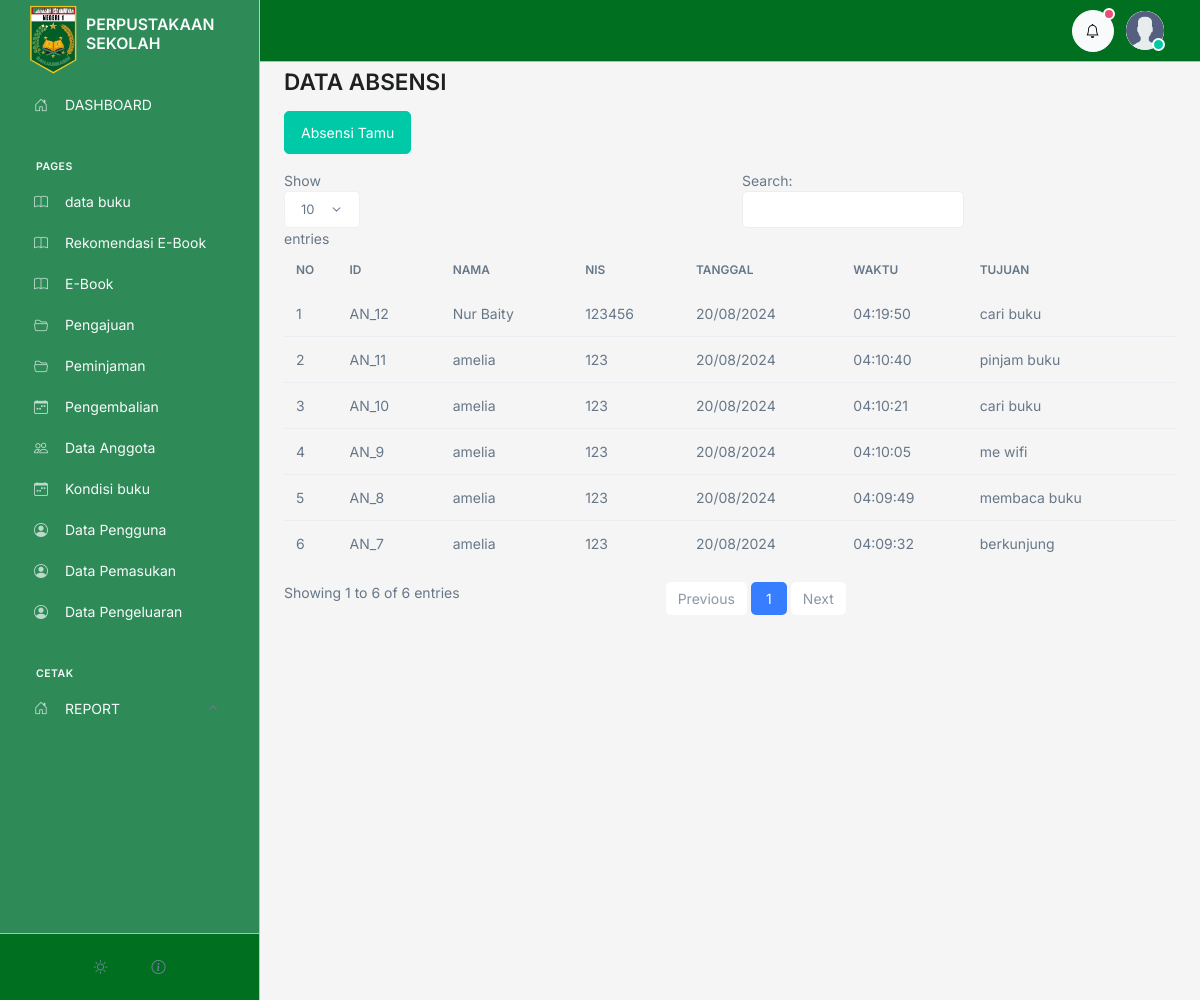
The app's page /admin/absensi/index.php (signed in) with its own data.
### tables this page shows
CREATE TABLE `absensi` (
  `id` int(11) NOT NULL,
  `user_id` int(11) NOT NULL,
  `username` varchar(100) NOT NULL,
  `tanggal` varchar(100) NOT NULL,
  `waktu` varchar(100) NOT NULL,
  `tujuan` text NOT NULL
);

CREATE TABLE `anggota` (
  `id` int(11) NOT NULL,
  `user_id` int(11) DEFAULT NULL,
  `nis` varchar(20) NOT NULL,
  `nama` varchar(100) NOT NULL,
  `email` varchar(100) NOT NULL DEFAULT 'm.nawir177@gmail.com',
  `telpon` varchar(15) NOT NULL DEFAULT '082255445566',
  `tempat_lahir` varchar(100) NOT NULL,
  `tanggal_lahir` varchar(100) NOT NULL,
  `kelamin` varchar(100) NOT NULL,
  `TA` varchar(100) NOT NULL,
  `alamat` text NOT NULL,
  `foto` varchar(100) NOT NULL,
  `verifikasi` tinyint(1) NOT NULL DEFAULT 0
);

### admin/controller.php (called while the page is built, shortened)
<?php
$conn = mysqli_connect('localhost', 'root', '', 'perpustakaan');
function all($table)
{
   $query = "SELECT * FROM $table ORDER BY id DESC";
   global $conn;
   $rows = [];
   $result = mysqli_query($conn, $query);
   while ($row = mysqli_fetch_assoc($result)) {
      $rows[] = $row;
   }
   return $rows;
}
function beLongs($id_relation, $table_relation, $field)
{
   $conn = mysqli_connect('localhost', 'root', '', 'perpustakaan');
   $query = "SELECT $field FROM $table_relation WHERE user_id = $id_relation";
   $result = mysqli_query($conn, $query);
   $row = mysqli_fetch_array($result, MYSQLI_ASSOC);
   if ($row) {
      return $row[$field];
   } else {
      return null;
   }
}

### admin/absensi/index.php (the view)
<?php include '../controller.php';
include '../template/header.php';
$data = all('absensi');
$no = 1;
?>
<div class="container">
  <h1>DATA ABSENSI</h1>
  <div class="my-3">
    <div class="d-flex">
      <a href="absensi-tamu.php" class="btn btn-success">Absensi Tamu</a>
    </div>
  </div>
  <table class="table" id="table">
    <thead class="mt-3">
      <tr>
        <th>NO</th>
        <th>ID</th>
        <th>NAMA</th>
        <th>NIS</th>
        <th>TANGGAL</th>
        <th>WAKTU</th>
        <th>TUJUAN</th>
      </tr>
    </thead>
    <tbody>
      <?php foreach ($data as $val) :   ?>
        <tr>
          <td><?= $no++; ?></td>
          <td>AN_<?=$val['id']; ?></td>
          <td><?= beLongs($val['user_id'], 'anggota', 'nama') ?></td>
          <td><?= beLongs($val['user_id'], 'anggota', 'nis') ?></td>
          <td><?= $val['tanggal']; ?></td>
          <td><?= $val['waktu']; ?></td>
          <td><?= $val['tujuan']; ?></td>
        </tr>
      <?php endforeach  ?>
    </tbody>
  </table>
</div>
<?php include '../template/footer.php'  ?>

### admin/template/header.php (style rules this page uses)
* { transition: unset !important; }
body { opacity: 0; }

### records on screen
absensi: id "12", user.nama "Nur Baity", user.nis "123456", tanggal "20/08/2024", waktu "04:19:50", tujuan "cari buku"
absensi: id "11", user.nama "amelia", user.nis "123", tanggal "20/08/2024", waktu "04:10:40", tujuan "pinjam buku"
absensi: id "10", user.nama "amelia", user.nis "123", tanggal "20/08/2024", waktu "04:10:21", tujuan "cari buku"
absensi: id "9", user.nama "amelia", user.nis "123", tanggal "20/08/2024", waktu "04:10:05", tujuan "me wifi"
absensi: id "8", user.nama "amelia", user.nis "123", tanggal "20/08/2024", waktu "04:09:49", tujuan "membaca buku"
absensi: id "7", user.nama "amelia", user.nis "123", tanggal "20/08/2024", waktu "04:09:32", tujuan "berkunjung"
